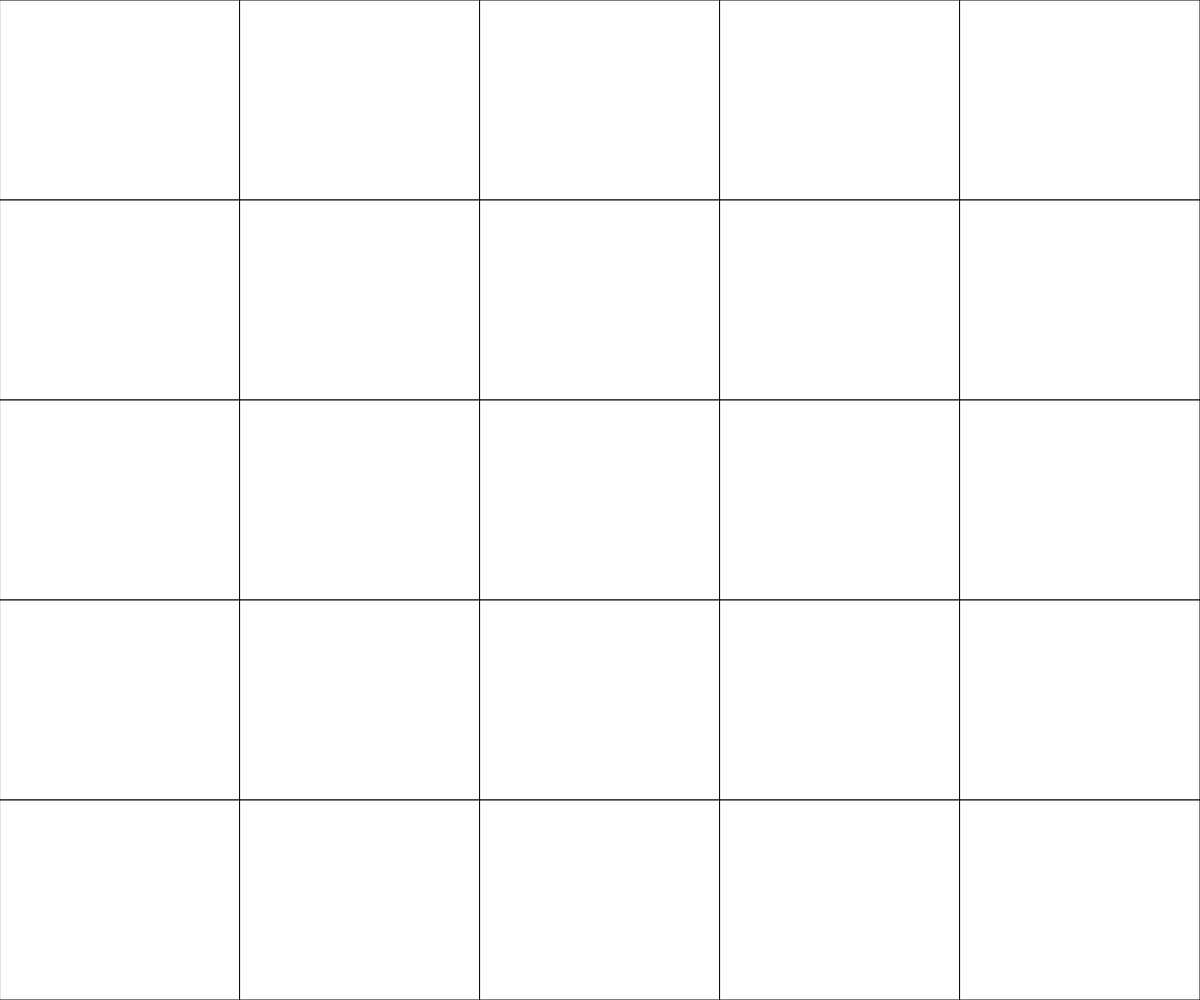
Frame 1 (no input)
Frame 60 (no input): identical to frame 1, image omitted
Frame 120 (the mouse pressed at the canvas centre since frame 60): identical to frame 1, image omitted

The p5.js sketch that drew this single still picture (run headless with seeded random() and noise() and a simulated clock; from frame 60 on, the mouse is pressed at the canvas centre):

// p5.js sketch
// ── sketch.js
// Project Title
// Your Name
// Date
//
// Extra for Experts:
// - describe what you did to take this project "above and beyond"


let gridWidth, gridHeight, grid;
function setup() {
  gridHeight = gridWidth = 5;
  grid = [];
  createCanvas(windowWidth, windowHeight);
  gridInit();
}

function draw() {
  background(220);
  drawGrid();
}

function gridInit(){
  for(let i=0;i<gridHeight;++i){
    grid.push([]);
    for(let j=0;j<gridWidth;++j){
      grid[i].push(0);
    }
  }
}

function drawGrid(){
  for(let i=0;i<gridHeight;++i){
    for(let j=0;j<gridWidth;++j){
      rect(i*width/gridWidth, j*height/gridHeight, width/gridWidth, height/gridHeight);
    }
  }

}
